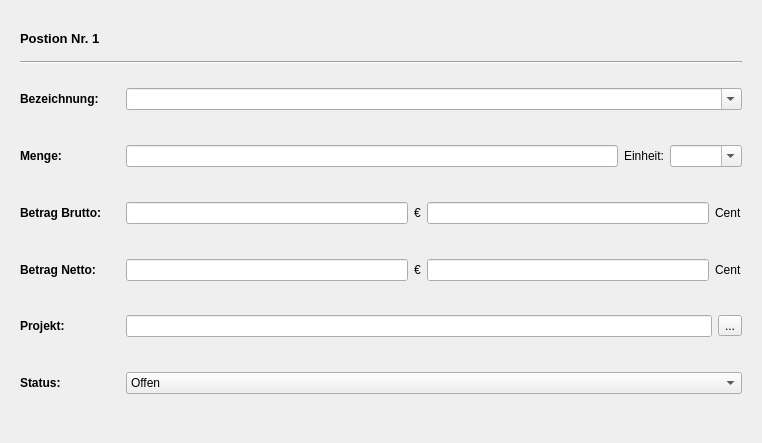
<?xml version="1.0" encoding="UTF-8"?>
<ui version="4.0">
 <class>WizardPage</class>
 <widget class="QWizardPage" name="WizardPage">
  <property name="geometry">
   <rect>
    <x>0</x>
    <y>0</y>
    <width>762</width>
    <height>443</height>
   </rect>
  </property>
  <property name="windowTitle">
   <string>WizardPage</string>
  </property>
  <property name="title">
   <string>Position Nr. 1</string>
  </property>
  <property name="subTitle">
   <string>Beleg aufteilen nach Positionen</string>
  </property>
  <layout class="QVBoxLayout" name="verticalLayout_2">
   <property name="spacing">
    <number>6</number>
   </property>
   <item>
    <widget class="QWidget" name="widget_2" native="true">
     <layout class="QVBoxLayout" name="verticalLayout_3">
      <property name="spacing">
       <number>15</number>
      </property>
      <property name="topMargin">
       <number>20</number>
      </property>
      <item>
       <widget class="QLabel" name="label_artikelnr">
        <property name="font">
         <font>
          <pointsize>10</pointsize>
          <weight>75</weight>
          <bold>true</bold>
         </font>
        </property>
        <property name="text">
         <string>Postion Nr. 1</string>
        </property>
       </widget>
      </item>
      <item>
       <widget class="Line" name="line">
        <property name="orientation">
         <enum>Qt::Horizontal</enum>
        </property>
       </widget>
      </item>
     </layout>
    </widget>
   </item>
   <item>
    <widget class="QWidget" name="widget" native="true">
     <layout class="QVBoxLayout" name="verticalLayout">
      <item>
       <layout class="QHBoxLayout" name="horizontalLayout">
        <item>
         <widget class="QLabel" name="label">
          <property name="minimumSize">
           <size>
            <width>100</width>
            <height>0</height>
           </size>
          </property>
          <property name="maximumSize">
           <size>
            <width>100</width>
            <height>16777215</height>
           </size>
          </property>
          <property name="font">
           <font>
            <weight>75</weight>
            <bold>true</bold>
           </font>
          </property>
          <property name="text">
           <string>Bezeichnung:</string>
          </property>
         </widget>
        </item>
        <item>
         <widget class="QComboBox" name="input_Bezeichnung">
          <property name="minimumSize">
           <size>
            <width>200</width>
            <height>0</height>
           </size>
          </property>
          <property name="editable">
           <bool>true</bool>
          </property>
         </widget>
        </item>
       </layout>
      </item>
      <item>
       <spacer name="verticalSpacer">
        <property name="orientation">
         <enum>Qt::Vertical</enum>
        </property>
        <property name="sizeHint" stdset="0">
         <size>
          <width>20</width>
          <height>40</height>
         </size>
        </property>
       </spacer>
      </item>
      <item>
       <layout class="QHBoxLayout" name="horizontalLayout_5">
        <item>
         <widget class="QLabel" name="label_7">
          <property name="minimumSize">
           <size>
            <width>100</width>
            <height>0</height>
           </size>
          </property>
          <property name="maximumSize">
           <size>
            <width>100</width>
            <height>16777215</height>
           </size>
          </property>
          <property name="font">
           <font>
            <weight>75</weight>
            <bold>true</bold>
           </font>
          </property>
          <property name="text">
           <string>Menge:</string>
          </property>
         </widget>
        </item>
        <item>
         <widget class="QLineEdit" name="input_Menge"/>
        </item>
        <item>
         <widget class="QLabel" name="label_8">
          <property name="text">
           <string>Einheit:</string>
          </property>
         </widget>
        </item>
        <item>
         <widget class="QComboBox" name="input_Einheit">
          <property name="editable">
           <bool>true</bool>
          </property>
         </widget>
        </item>
       </layout>
      </item>
      <item>
       <spacer name="verticalSpacer_2">
        <property name="orientation">
         <enum>Qt::Vertical</enum>
        </property>
        <property name="sizeHint" stdset="0">
         <size>
          <width>20</width>
          <height>40</height>
         </size>
        </property>
       </spacer>
      </item>
      <item>
       <layout class="QHBoxLayout" name="horizontalLayout_4">
        <item>
         <widget class="QLabel" name="label_4">
          <property name="minimumSize">
           <size>
            <width>100</width>
            <height>0</height>
           </size>
          </property>
          <property name="maximumSize">
           <size>
            <width>100</width>
            <height>16777215</height>
           </size>
          </property>
          <property name="font">
           <font>
            <weight>75</weight>
            <bold>true</bold>
           </font>
          </property>
          <property name="text">
           <string>Betrag Brutto:</string>
          </property>
         </widget>
        </item>
        <item>
         <widget class="QLineEdit" name="input_Betrag_Brutto_E">
          <property name="maxLength">
           <number>5</number>
          </property>
         </widget>
        </item>
        <item>
         <widget class="QLabel" name="label_5">
          <property name="text">
           <string>€</string>
          </property>
         </widget>
        </item>
        <item>
         <widget class="QLineEdit" name="input_Betrag_Brutto_C">
          <property name="maxLength">
           <number>2</number>
          </property>
         </widget>
        </item>
        <item>
         <widget class="QLabel" name="label_6">
          <property name="text">
           <string>Cent</string>
          </property>
         </widget>
        </item>
       </layout>
      </item>
      <item>
       <spacer name="verticalSpacer_3">
        <property name="orientation">
         <enum>Qt::Vertical</enum>
        </property>
        <property name="sizeHint" stdset="0">
         <size>
          <width>20</width>
          <height>40</height>
         </size>
        </property>
       </spacer>
      </item>
      <item>
       <layout class="QHBoxLayout" name="horizontalLayout_7">
        <item>
         <widget class="QLabel" name="label_10">
          <property name="minimumSize">
           <size>
            <width>100</width>
            <height>0</height>
           </size>
          </property>
          <property name="maximumSize">
           <size>
            <width>100</width>
            <height>16777215</height>
           </size>
          </property>
          <property name="font">
           <font>
            <weight>75</weight>
            <bold>true</bold>
           </font>
          </property>
          <property name="text">
           <string>Betrag Netto:</string>
          </property>
         </widget>
        </item>
        <item>
         <widget class="QLineEdit" name="input_Betrag_Netto_E">
          <property name="maxLength">
           <number>5</number>
          </property>
         </widget>
        </item>
        <item>
         <widget class="QLabel" name="label_11">
          <property name="text">
           <string>€</string>
          </property>
         </widget>
        </item>
        <item>
         <widget class="QLineEdit" name="input_Betrag_Netto_C">
          <property name="maxLength">
           <number>2</number>
          </property>
         </widget>
        </item>
        <item>
         <widget class="QLabel" name="label_12">
          <property name="text">
           <string>Cent</string>
          </property>
         </widget>
        </item>
       </layout>
      </item>
      <item>
       <spacer name="verticalSpacer_7">
        <property name="orientation">
         <enum>Qt::Vertical</enum>
        </property>
        <property name="sizeHint" stdset="0">
         <size>
          <width>20</width>
          <height>40</height>
         </size>
        </property>
       </spacer>
      </item>
      <item>
       <layout class="QHBoxLayout" name="horizontalLayout_3">
        <item>
         <widget class="QLabel" name="label_3">
          <property name="minimumSize">
           <size>
            <width>100</width>
            <height>0</height>
           </size>
          </property>
          <property name="maximumSize">
           <size>
            <width>100</width>
            <height>16777215</height>
           </size>
          </property>
          <property name="font">
           <font>
            <weight>75</weight>
            <bold>true</bold>
           </font>
          </property>
          <property name="text">
           <string>Projekt:</string>
          </property>
         </widget>
        </item>
        <item>
         <widget class="QLineEdit" name="input_Projekt">
          <property name="minimumSize">
           <size>
            <width>200</width>
            <height>0</height>
           </size>
          </property>
          <property name="readOnly">
           <bool>true</bool>
          </property>
         </widget>
        </item>
        <item>
         <widget class="QToolButton" name="toolButton_Projekt">
          <property name="text">
           <string>...</string>
          </property>
         </widget>
        </item>
       </layout>
      </item>
      <item>
       <spacer name="verticalSpacer_4">
        <property name="orientation">
         <enum>Qt::Vertical</enum>
        </property>
        <property name="sizeHint" stdset="0">
         <size>
          <width>20</width>
          <height>40</height>
         </size>
        </property>
       </spacer>
      </item>
      <item>
       <layout class="QHBoxLayout" name="horizontalLayout_6">
        <item>
         <widget class="QLabel" name="label_9">
          <property name="minimumSize">
           <size>
            <width>100</width>
            <height>0</height>
           </size>
          </property>
          <property name="maximumSize">
           <size>
            <width>100</width>
            <height>16777215</height>
           </size>
          </property>
          <property name="font">
           <font>
            <weight>75</weight>
            <bold>true</bold>
           </font>
          </property>
          <property name="text">
           <string>Status:</string>
          </property>
         </widget>
        </item>
        <item>
         <widget class="QComboBox" name="input_Status">
          <item>
           <property name="text">
            <string>Offen</string>
           </property>
          </item>
          <item>
           <property name="text">
            <string>Abgerechnet</string>
           </property>
          </item>
          <item>
           <property name="text">
            <string>Geld erhalten</string>
           </property>
          </item>
         </widget>
        </item>
       </layout>
      </item>
      <item>
       <spacer name="verticalSpacer_5">
        <property name="orientation">
         <enum>Qt::Vertical</enum>
        </property>
        <property name="sizeHint" stdset="0">
         <size>
          <width>20</width>
          <height>40</height>
         </size>
        </property>
       </spacer>
      </item>
     </layout>
    </widget>
   </item>
  </layout>
 </widget>
 <resources/>
 <connections/>
</ui>
